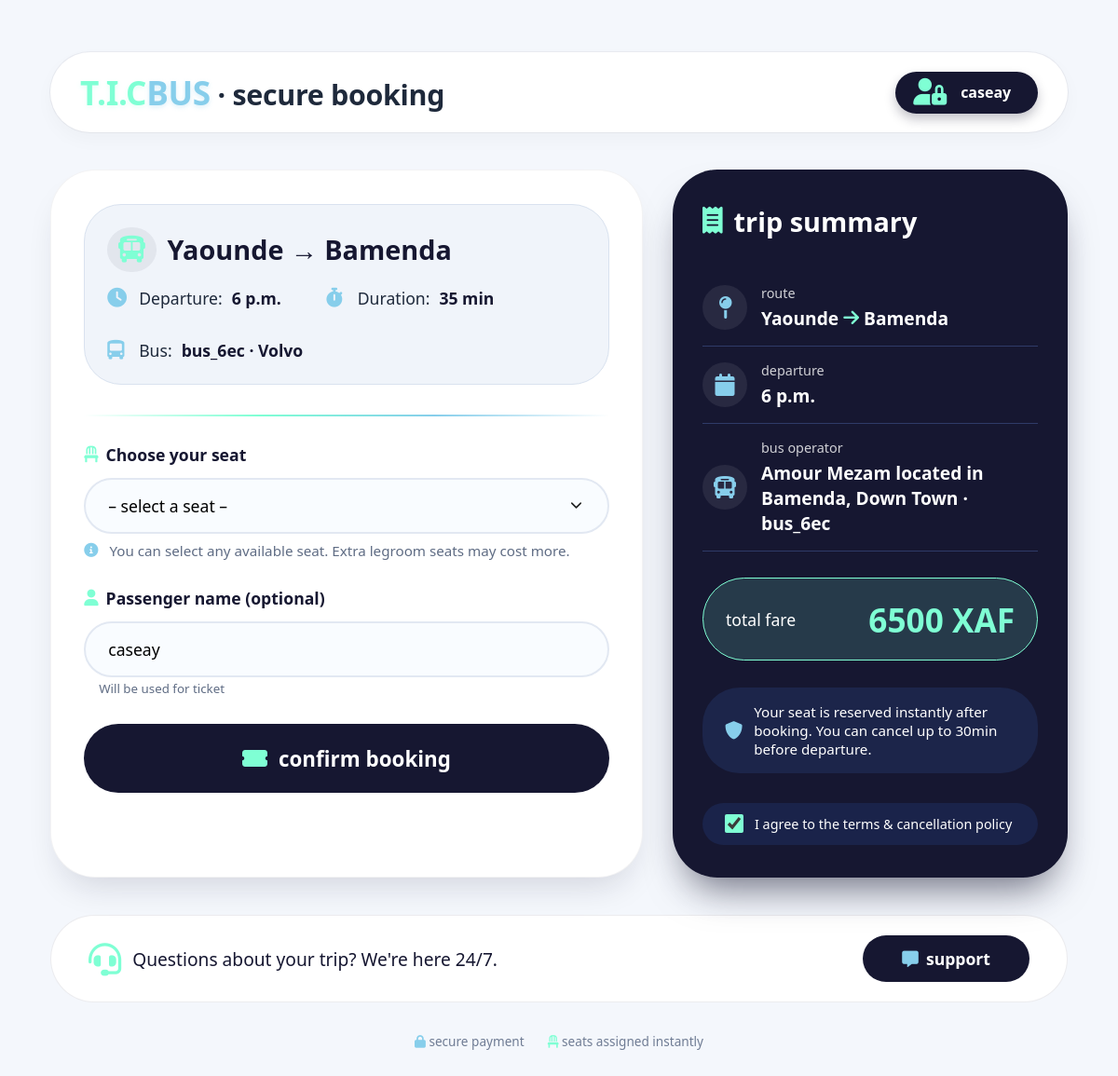
/book/1/ (signed in), run on the app's committed database.
### booking/models.py (models this page shows, shortened)
class User(AbstractUser):
    username = models.CharField(max_length=50, unique=True)
    fullname = models.CharField(max_length=50, blank=True)
    email = models.EmailField(max_length=254, unique=True, blank=False, null=False)

class Route(models.Model):
    origin = models.CharField(max_length=100)
    destination = models.CharField(max_length=100)
    departure_time = models.TimeField()
    price = models.DecimalField(max_digits=8, decimal_places=0)
    bus = models.ForeignKey(Bus, on_delete=models.CASCADE)

class Bus(models.Model):
    agency = models.ForeignKey(Agency, on_delete=models.CASCADE, related_name="buses")
    bus_number = models.CharField(max_length=50, unique=True, default=generate_bus_id)
    total_seats = models.IntegerField()

class Agency(models.Model):
    agency_logo = models.ImageField(upload_to='agencies_logos', default='1384014.png')
    agency_name = models.CharField(max_length=50, unique=True, null=False)
    total_bus = models.IntegerField(default=5, null=False, blank=False)
    agency_description = models.TextField()
    ceo_name = models.CharField(max_length=50, null=False)
    manager_name = models.CharField(max_length=50, null=True)
    date_created = models.DateField()
    location = models.CharField(max_length=50)
    def __str__(self):
        return f"{self.agency_name} located in {self.location}"

### booking/views.py (the view, shortened to what this page needs)
# urls.py: path("book/<int:route_id>/", book_bus, name="book_bus"),
@login_required(login_url='login')
def book_bus(request, route_id):
    route = get_object_or_404(Route, id=route_id)
    bus = route.bus
    context = {
        "route": route,
        "bus": bus
    }
    return render(request, "pages/book_bus.html", context)

### templates/pages/book_bus.html (shortened to what this page needs)
<!DOCTYPE html>
<html lang="en">
<head>
  <link rel="stylesheet" href="https://cdnjs.cloudflare.com/ajax/libs/font-awesome/6.0.0-beta3/css/all.min.css">
</head>
<body>
<div class="dashboard">
  <div class="greeting">
    <h1>
      <span class="tic">T.I.C</span><span class="bus">BUS</span> · secure booking
    </h1>
    <div class="user-profile">
      <i class="fas fa-user-lock"></i>
      <div class="user-text">
        <span class="name">{{ request.user.username|default:"Alex Chen" }}</span>
      </div>
    </div>
  </div>
  <form method="post" action="">
    <div class="booking-split">
      <div class="booking-card">
        <div class="route-summary">
          <div class="route-title">
            <i class="fas fa-bus"></i> {{ route.origin|default:"Downtown" }} → {{ route.destination|default:"North Beach" }}
          </div>
          <div class="route-meta">
            <div class="meta-item"><i class="fas fa-clock"></i> Departure: <strong>{{ route.departure_time|default:"09:30" }}</strong></div>
            <div class="meta-item"><i class="fas fa-stopwatch"></i> Duration: <strong>{{ route.duration|default:"35 min" }}</strong></div>
            <div class="meta-item"><i class="fas fa-bus-simple"></i> Bus: <strong>{{ bus.bus_number|default:"CE-12" }} · {{ bus.model|default:"Volvo" }}</strong></div>
          </div>
        </div>
        <div class="divider"></div>
        <div class="form-group">
          <label><i class="fas fa-chair"></i> Choose your seat</label>
          <select name="seat_number" class="form-control" required>
            <option value="" disabled selected>– select a seat –</option>
          </select>
          <div class="seat-hint">
            <i class="fas fa-info-circle"></i> <span>You can select any available seat. Extra legroom seats may cost more.</span>
          </div>
        </div>
        <div class="form-group">
          <label><i class="fas fa-user"></i> Passenger name (optional)</label>
          <input type="text" class="form-control" placeholder="Leave empty to use profile name" value="{{ request.user.get_full_name|default:request.user.username }}">
          <small style="color:#5f6c84; margin-left: 1rem;">Will be used for ticket</small>
        </div>
        <button type="submit" class="btn-book">
          <i class="fas fa-ticket-alt"></i> confirm booking
        </button>
      </div>
      <div class="summary-panel">
        <h3><i class="fas fa-receipt"></i> trip summary</h3>
        <div class="info-row">
          <div class="info-icon"><i class="fas fa-map-pin"></i></div>
          <div class="info-content">
            <div class="info-label">route</div>
            <div class="info-value">{{ route.origin|default:"Downtown" }} <i class="fas fa-arrow-right"></i> {{ route.destination|default:"North Beach" }}</div>
          </div>
        </div>
        <div class="info-row">
          <div class="info-icon"><i class="fas fa-calendar"></i></div>
          <div class="info-content">
            <div class="info-label">departure</div>
            <div class="info-value">{{ route.departure_time }}</div>
          </div>
        </div>
        <div class="info-row">
          <div class="info-icon"><i class="fas fa-bus"></i></div>
          <div class="info-content">
            <div class="info-label">bus operator</div>
            <div class="info-value">{{ bus.agency|default:"City Express" }} · {{ bus.bus_number|default:"CE-12" }}</div>
          </div>
        </div>
        <div class="price-tag">
          <span>total fare</span>
          <span class="final-price">{{ route.price|default:"12" }} XAF</span>
        </div>
        <div class="note">
          <i class="fas fa-shield-alt"></i>
          <span>Your seat is reserved instantly after booking. You can cancel up to 30min before departure.</span>
        </div>
        <div style="display: flex; align-items: center; gap: 12px; margin-top: 2rem; background: #1a234a; border-radius: 60px; padding: 0.8rem 1.5rem;">
          <input type="checkbox" id="terms" style="width: 20px; height: 20px; accent-color: aquamarine;" checked>
          <label for="terms" style="color: white; font-size:0.9rem;">I agree to the terms & cancellation policy</label>
        </div>
      </div>
    </div>
  </form>
  <div class="bottom-cta">
    <p>
      <i class="fas fa-headset"></i>
      Questions about your trip? We're here 24/7.
    </p>
    <a href="#" class="cta-btn">
      <i class="fas fa-message"></i> support
    </a>
  </div>
  <div class="footer-note">
    <span><i class="fas fa-lock" style="color: skyblue;"></i> secure payment</span>
    <span><i class="fas fa-chair" style="color: aquamarine;"></i> seats assigned instantly</span>
  </div>
</div>
</body>
</html>

### data on the page
User: user.username "caseay", user.get_full_name "caseay"
Route: origin "Yaounde", destination "Bamenda", departure_time "6 p.m.", price "6500"
Bus: bus_number "bus_6ec", agency "Amour Mezam located in Bamenda, Down Town"

### other printed values
{{ route.duration|default:"35 min" }} "35 min"
{{ bus.model|default:"Volvo" }} "Volvo"
